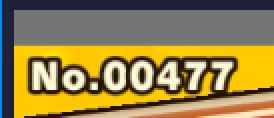
#> input picture autoclick_test/db/qwq.png, 137 x 59 px, found by its file name (shown 2 times larger)
$ python digit_recognition.py
#> lines starting #> are read from the running program, lines starting #| are printed output that depends on the picture; after the words box and inside, x2 and y2 are one past the last pixel; in counts of white or black regions, pixels touching at a corner belong together
#> further down, image is the input picture: PIL image 137x59 RGBA; mean R, G, B, A 149.6, 130.8, 72.7, 255
def depoint(image):  # 像素 判断一个点周围情况 4，8邻域
	"""
	降噪
	:param image:
	:return:
	"""
	pixdata = image.load()
	print(pixdata)
	w, h = image.size
	for y in range(1, h - 1):
		for x in range(1, w - 1):
			count = 0
			if pixdata[x, y - 1] > 245:
				count += 1
			if pixdata[x, y + 1] > 245:
				count += 1
			if pixdata[x - 1, y] > 245:
				count += 1
			if pixdata[x + 1, y] > 245:
				count += 1
			if count > 3:
				pixdata[x, y] = 255
	return image


def binaring(image, threshold=160):
	"""
	对传入的图像进行灰度，二值化处理
	:param image:
	:param threshold:
	:return:
	"""
#> called with threshold = 160
	image = image.convert('L')
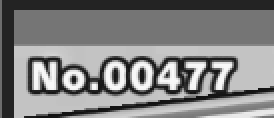
#> image: PIL image 137x59 L (shown 2 times larger); min 19, max 248, mean 129.7
	# image.show()
	pixdata = image.load()
	# print(pixdata)
	w, h = image.size
#> w = 137; h = 59
	for y in range(h):
		for x in range(w):
			# print(pixdata[x,y])
			pix_l.append(pixdata[x, y])
			if pixdata[x, y] < threshold:
				pixdata[x, y] = 0
			else:
				pixdata[x, y] = 255
#> after the loop, pix_l = 8083 values, max 248 at index 4401, min 19 at index 5666, mean 129.7
	return image


from pytesser3 import image_to_string
# from pytesser3 import image_file_to_string
from PIL import Image

tesseract_exe_name = 'c:\\Program Files (x86)\\Tesseract-OCR\\tesseract'

image = Image.open('db\\qwq.png')
pix_l = []
# image.show()
# pix_l_set = sorted(list(set(pix_l)))
# print(pix_l_set[:len(pix_l_set)//2])  # 求平均数的值
image2 = binaring(image)  # 二值化
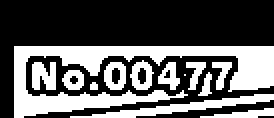
#> image2: PIL image 137x59 L (shown 2 times larger); 36.9% white; 13 white regions (2 under 20 px), largest, box (x1, y1, x2, y2) and area: (7, 23, 137, 59) 1828, (35, 47, 137, 59) 350, (16, 31, 28, 45) 135
image3 = depoint(image2)  # 降噪
#> (printed output is left out)
# image3.show()
# 识别文字
print('code: ', image_to_string(image3))
#> (this line was passed over: pytesser3 is not available in this run)

$ run again, with autoclick_test/db/cv2_02700.png copied over autoclick_test/db/qwq.png
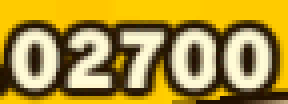
#> input picture autoclick_test/db/cv2_02700.png, 72 x 26 px, found by its file name (shown 4 times larger)
#> image is the input picture: PIL image 72x26 RGBA; mean R, G, B, A 173, 147.9, 62.5, 255
#> in binaring, `image = image.convert('L')`:
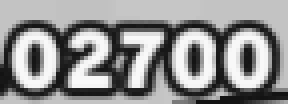
#> image: PIL image 72x26 L (shown 4 times larger); min 19, max 248, mean 145.6
#> after the loop in binaring, `for y in range(h):`: pix_l = 1872 values, max 248 at index 655, min 19 at index 912, mean 145.6
#> `image2 = binaring(image)`:
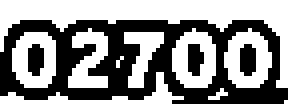
#> image2: PIL image 72x26 L (shown 4 times larger); 55.1% white; 4 black regions, box (x1, y1, x2, y2) and area: (0, 5, 72, 26) 759, (60, 11, 64, 19) 28, (7, 11, 11, 19) 27, (47, 11, 51, 19) 26
#> (printed output is left out)
